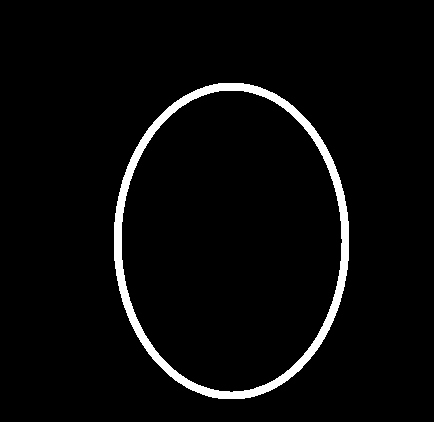
#> input picture circulo.png, 434 x 422 px
$ jupyter execute --allow-errors 'Detección de Bordes usando cruces por cero.ipynb'
#> lines starting #> are read from the running program, lines starting #| are printed output that depends on the picture; after the words box and inside, x2 and y2 are one past the last pixel; in counts of white or black regions, pixels touching at a corner belong together
# Detección de bordes usando cruces por cero de LoG

En una imagen la detección de bordes se puede realizar utilizando cruces por cero de la imagen filtrada por un Laplaciano de Gauss. Este tipo de filtro permite realzar ciertas características de la imagen que nos permitirán llevar a cabo esta tarea

[cell 1]
import scipy as sp #librería de señales
import numpy as np #librería numérica
import matplotlib.pyplot as plt #librería de graficación
import cv2
from sympy import *
import scipy.ndimage as nd
from sympy import *
import math

nuevaImagen = []
imagen  = cv2.imread('circulo.png',0) # cargamos una imagen de muestra que se encuentra en la librería scipy
#> imagen: shape (422, 434); 3.7% white; 1 white region, box (x1, y1, x2, y2) and area: (114, 83, 349, 399) 6747
plt.imshow(imagen) #visualización de la imagen
plt.show()
LoG = nd.gaussian_laplace(imagen, 2) #aplicación del filtro Laplaciano de Gauss a la imagen de muestra
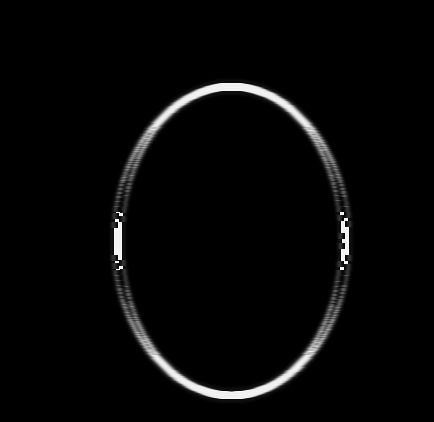
#> LoG: shape (422, 434); min 0, max 252, mean 7.2
plt.imshow(LoG) #visualizamos la imagen filtrada
plt.show()

** Actividad 1**

Esta actividad se debe realizar por regiones de la imagen, es decir, no se toma la imagen completa sino que se trabaja por segmentos de filas o columnas de acuerdo a tu consideración.

Para cada segmento de la imagen filtrada encuentra un polinomio interpolador (debes encontrar la ecuación del polinomio) y con alguno de los métodos de solución de ecuaciones determina el cruce por cero de ese polinomio. Crea una imagen totalmente negra de las mismas dimensiones de la imagen que estás trabajando y en el valor de $x$ donde se detecte el cruce por cero asigna un valor de 255 (blanco), de esta forma en la nueva imagen se deben ver los bordes de la imagen filtrada.

[cell 2]
#Imagen negra para dibujar borde
img = np.zeros(imagen.shape, np.uint8)
cv2.imshow('imagen',img)
cv2.waitKey(0) #si no se pone se congela y bloque la ventana
cv2.destroyAllWindows() #idem

[cell 3]
def metodoLagrange(datos):
    pixel = 0
    grado = len(datos)
    x = Symbol('x')
    for k in range(grado):


            productoria = 1

            for i in range(grado):
                if (i != k) and i != (x-1):
                    productoria *= ((x) - (i+1))/((k+1) - (i+1))
                   # print(i , k )

            productoria = productoria * datos[k]
            pixel += productoria

    return pixel

y =[100, 109, 118, 119, 121, 94, 37, 51, 68, 80, 80, 64, 68, 69, 66]
#y =[55, 54, 54, 54, 54, 54, 60, 68, 63, 114, 166, 208, 242, 254, 253]
y = [0, 255, 255, 255, 255, 255, 255, 255]

print(metodoLagrange(y))

[cell 4]
y = [0, 255, 255, 255, 255, 255, 255, 255]
funcion = metodoLagrange(y)
print(funcion)
#> (the rest of this cell did not finish here and is left out)

[cell 5]
# Metodo de deteccion por cruces de busqueda Incremental
# [21 lines left out: function busquedaIncremental, not called in this run]

#> (a cell that did not finish here is left out)

[cell 7]
# [36 lines left out: function busquedaIncremental, not called in this run]

[cell 8]
nuevaImagen = np.zeros((imagen.shape[0],imagen.shape[1],3), np.uint8) #crea una imagen negra
plt.imshow(nuevaImagen) #visualización de la imagen
plt.show()
print(imagen.shape)
#| (422, 434)
print(nuevaImagen.shape)
#| (422, 434, 3)
